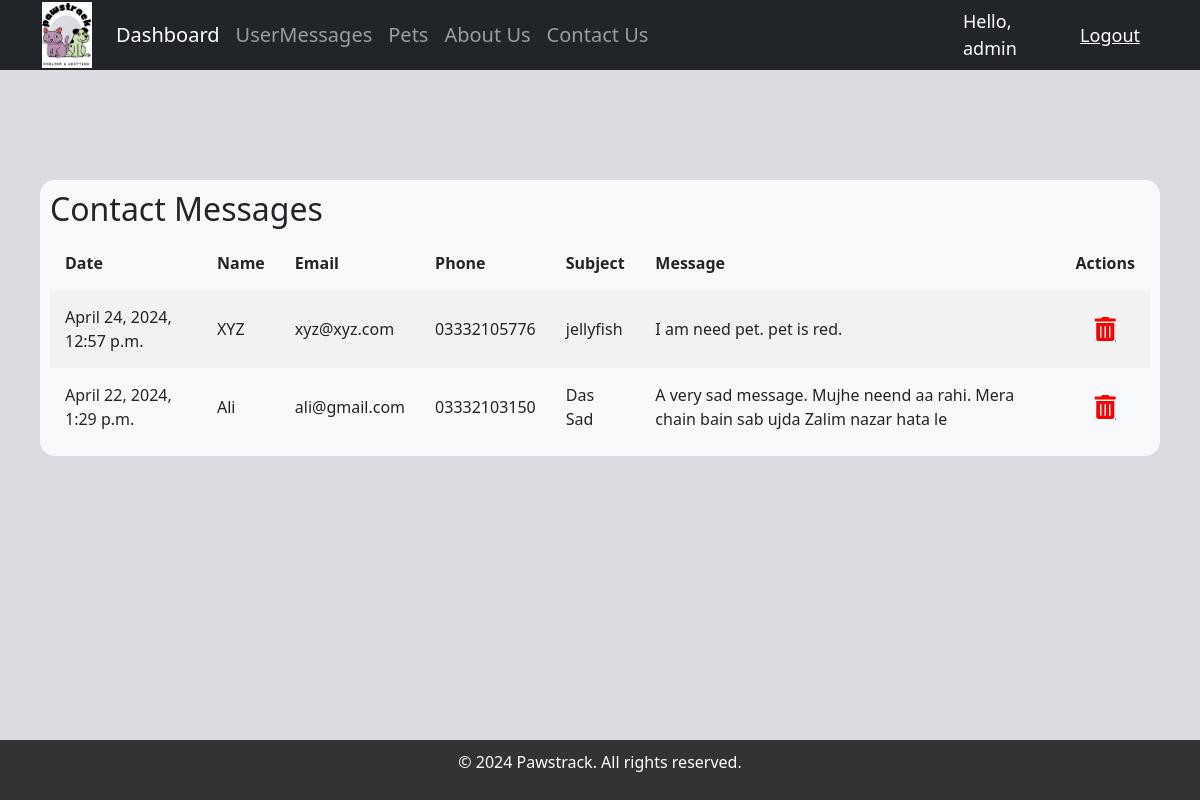
The app's page /messages/ (signed in), older data.
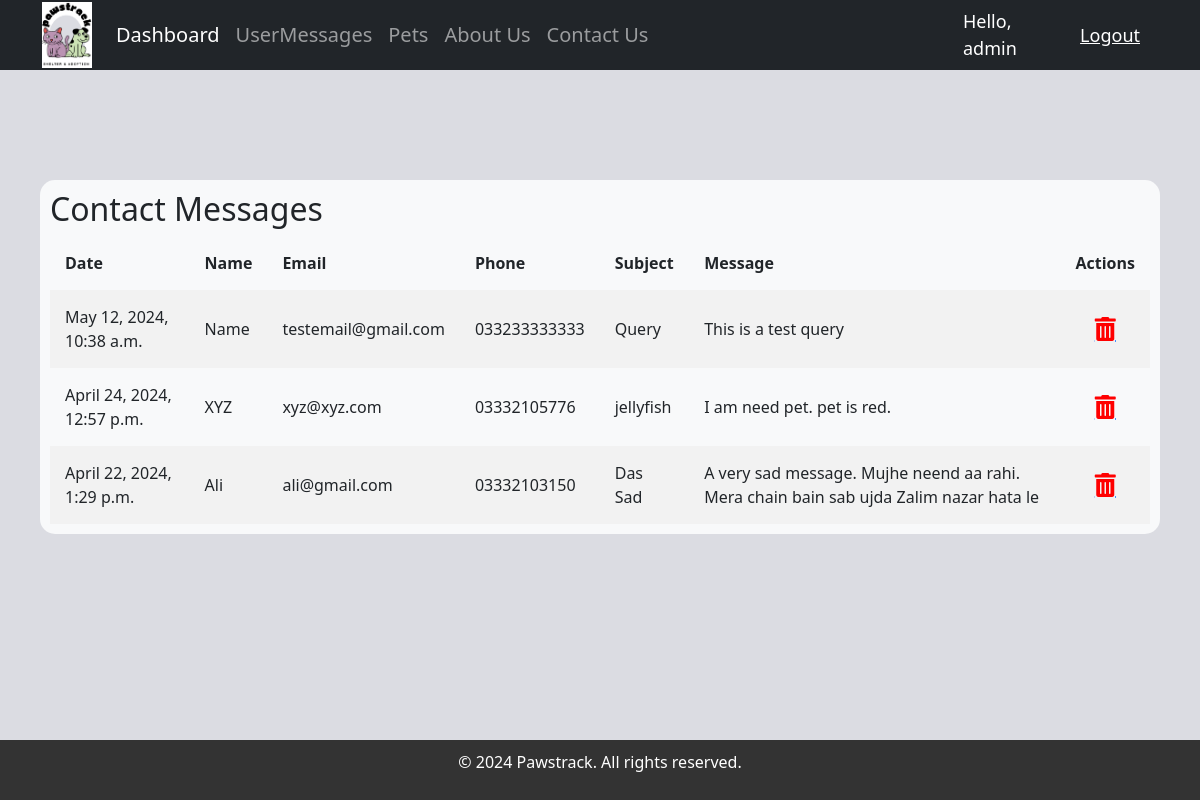
The same page, newer data.
### accounts/models.py (models this page shows, shortened)
class ContactMessage(models.Model):
	name = models.CharField(max_length=200, null=False)
	email = models.CharField(max_length=200, null=False)
	subject = models.CharField(max_length=200, null=False)
	message = models.TextField(null=False)
	date_created = models.DateTimeField(auto_now_add=True, null=True)
	phone = models.CharField(max_length=200, null=True)

### accounts/views.py (the view)
# urls.py: path('messages/', views.viewMessages, name='messages'),
@login_required(login_url='login')
def viewMessages(request):
	messages = ContactMessage.objects.all()
	context = {'messages': messages}
	return render(request, 'accounts/messages.html', context)

### accounts/templates/accounts/messages.html (shortened to what this page needs)
{% extends 'accounts/main.html' %}
{% load static %}
{% block content %}
    <div class="container">
        <div class="section-container">
            <h2>Contact Messages</h2>
            <table>
                <tr>
                    <th>Date</th>
                    <th>Name</th>
                    <th>Email</th>
                    <th>Phone</th>
                    <th>Subject</th>
                    <th>Message</th>
                    <th>Actions</th>
                </tr>
                {% for message in messages reversed %}
                <tr>
                    <td>{{ message.date_created }}</td>
                    <td>{{ message.name }}</td>
                    <td>{{ message.email }}</td>
                    <td>{{ message.phone }}</td>
                    <td>{{ message.subject }}</td>
                    <td>{{ message.message }}</td>
                    <td>
                        <a href="{% url 'message_delete' message.id %}" class="delete-link"><i class="fas fa-trash-alt delete-icon" style="color:red;"></i></a>
                    </td>
                </tr>
                {% endfor %}
            </table>
        </div>
    </div>
{% endblock %}

### accounts/templates/accounts/main.html (shortened to what this page needs)
{% load static %}
<!DOCTYPE html>
<html>
<head>
	<link href="https://cdn.jsdelivr.net/npm/bootstrap@5.1.3/dist/css/bootstrap.min.css" rel="stylesheet">
	<link rel="stylesheet" type="text/css" href="{% static '/css/main.css' %}">
	<link rel="stylesheet" href="https://cdnjs.cloudflare.com/ajax/libs/font-awesome/5.15.3/css/all.min.css">
	<link rel="stylesheet" href="https://use.fontawesome.com/releases/v5.6.1/css/all.css">
</head>
<body>
	{% include 'accounts/navbar.html' %}
	<div class="container-fluid">{% block content %} {% endblock content %}</div>
	{% include 'accounts/footer.html' %}
</body>
</html>

### accounts/templates/accounts/navbar.html (shortened to what this page needs)
{% load static %}
<nav class="navbar navbar-expand-lg navbar-dark bg-dark">
  <div class="container-fluid">
    <a class="navbar-brand" href="{% url 'home' %}">
      <img width="50" src="{% static 'images/PAWS.png' %}">
    </a>
    <div class="collapse navbar-collapse" id="navbarNav">
      <ul class="navbar-nav">
        {% if request.user.is_staff %}
        <li class="nav-item">
          <a class="nav-link active" aria-current="page" href="{% url 'home' %}">Dashboard</a>
          <li class="nav-item">
            <a class="nav-link" href="{% url 'messages' %}">UserMessages</a>
          </li>
          <li class="nav-item">
            <a href="{% url 'pet_list' %}" class="nav-link">Pets</a>
          </li>
        </li>
        {% endif %}
        <li class="nav-item">
          <a class="nav-link" href="{% url 'about' %}">About Us</a>
        </li>
        <li class="nav-item">
          <a class="nav-link" href="{% url 'contact' %}">Contact Us</a>
        </li>
      </ul>
    </div>
  </div>
  <span class="hello-msg">Hello, {{request.user}}</span>
  <span><a class="hello-msg" href="{% url 'logout' %}">Logout</a></span>
</nav>

### accounts/templates/accounts/footer.html (shortened to what this page needs)
{% load static %}
<footer id="main-footer">
    <p>&copy; 2024 Pawstrack. All rights reserved.</p>
</footer>

### static/css/main.css (style rules this page uses)
body { background-color: #dbdce2; }

### accounts/templates/accounts/main.html (style rules this page uses)
body { display: flex; flex-direction: column; min-height: 100vh; }
#main-footer { margin-top: auto; }

### accounts/templates/accounts/navbar.html (style rules this page uses)
.hello-msg { font-size: 18px; color: #fff; margin-right: 30px; }
.navbar { width: 100%; height: 70px; top: 0; display: flex; justify-content: space-between; align-items: center; font-size: 20px; padding: 0 30px; }

### accounts/templates/accounts/messages.html (style rules this page uses)
body { margin: 0; padding: 0; }
.container { display: flex; justify-content: space-between; margin: 0 auto; width: 100%; padding: 10px; margin-top: 100px; margin-bottom: 10px; }
.section-container { width: 100%; padding: 10px; background-color: #f8f9fa; border-radius: 15px; }
.delete-icon { font-size: 24px; text-align: center; display: block; color: red; }
table { width: 100%; max-width: 100%; border-collapse: collapse; border: none; }
table, th, td { border: 2px solid #ddd; padding: 15px; word-wrap: break-word; overflow-wrap: break-word; border: none; }
table tr:nth-child(even) { background-color: #f2f2f2; }

### accounts/templates/accounts/footer.html (style rules this page uses)
footer { background-color: #333; color: #fff; text-align: center; padding: 10px 0; bottom: 0; width: 100%; }

Row changes from the older to the newer data that the page shows:
added ContactMessage: date_created "May 12, 2024, 10:38 a.m.", name "Name", email "testemail@gmail.com", phone "033233333333", subject "Query", message "This is a test query"
